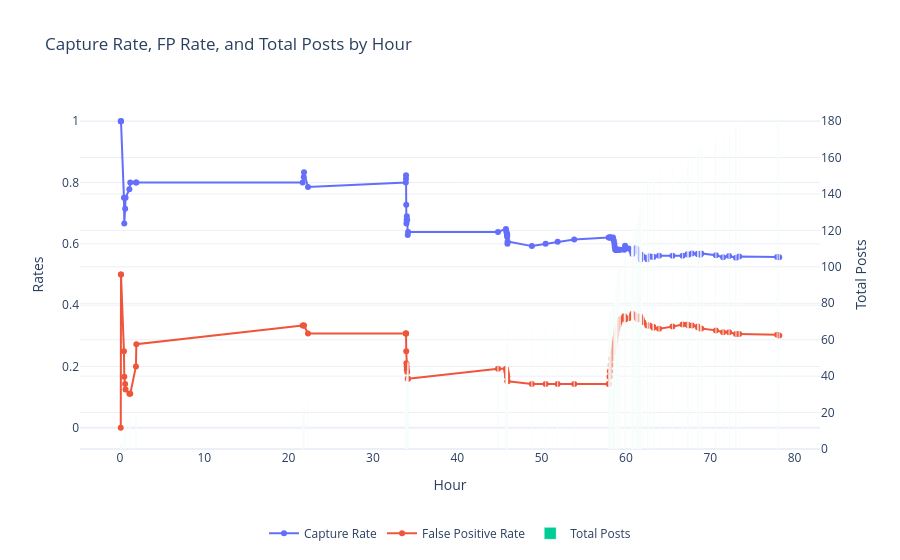

Notebook cell for this chart:
### Code cell
import plotly.graph_objects as go

fig = go.Figure()

# Capture Rate
fig.add_trace(
    go.Scatter(
        x=df_all["hour"],
        y=df_all["capture_rate"],
        mode="lines+markers",
        name="Capture Rate",
        yaxis="y1"
    )
)

# Bad Rate
fig.add_trace(
    go.Scatter(
        x=df_all["hour"],
        y=df_all["false_positive_rate"],
        mode="lines+markers",
        name="False Positive Rate",
        yaxis="y1"
    )
)

# Total Posts (secondary axis)
fig.add_trace(
    go.Bar(
        x=df_all["hour"],
        y=df_all["total_posts"],
        name="Total Posts",
        # mode="lines+markers",
        yaxis="y2",
        opacity=1
    )
)

# Layout with dual axis
fig.update_layout(
    title="Capture Rate, FP Rate, and Total Posts by Hour",
    xaxis=dict(title="Hour"),
    yaxis=dict(title="Rates", side="left"),
    yaxis2=dict(
        title="Total Posts",
        overlaying="y",
        side="right"
    ),
    legend=dict(
        orientation="h",      # horizontal legend
        yanchor="top",
        y=-0.2,               # move below plot
        xanchor="center",
        x=0.5                 # center horizontally
    ),
    template="plotly_white"
)

fig.show()
